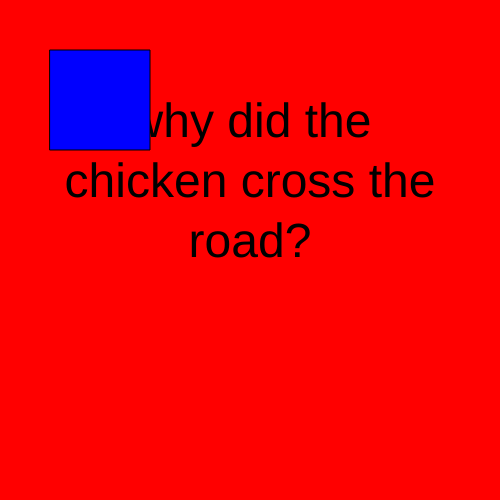
Frame 1 (no input)
Frame 60 (no input): identical to frame 1, image omitted
Frame 120 (the mouse pressed at the canvas centre since frame 60): identical to frame 1, image omitted

The p5.js sketch that drew this single still picture (run headless with seeded random() and noise() and a simulated clock; from frame 60 on, the mouse is pressed at the canvas centre):

// p5.js sketch
// ── sketch.js
let myState = 0;

function setup() {
  createCanvas(500, 500);
  textAlign(CENTER);
  rectMode(CENTER);
}

function draw() {
  switch (myState) {
    case 0:
    background('red');
    fill('black');
    textSize(48);
    text("why did the chicken cross the road?", width/2, height/2,400,300);
    break;


    case 1:
    background('red');
    fill('black');
    textSize(48);
    text("to get to the otherside?", width/2, height/2,400,300);
    break;
  }
fill('blue');
rect(100 ,100 ,100 ,100);


}

function mouseReleased(){

  if((mouseX > 100) &&(mouseX < 200) && (mouseY > 100)&& (mouseY < 200)){
    myState++ ;
    if (myState > 1) myState=0 ; 
  }

};
